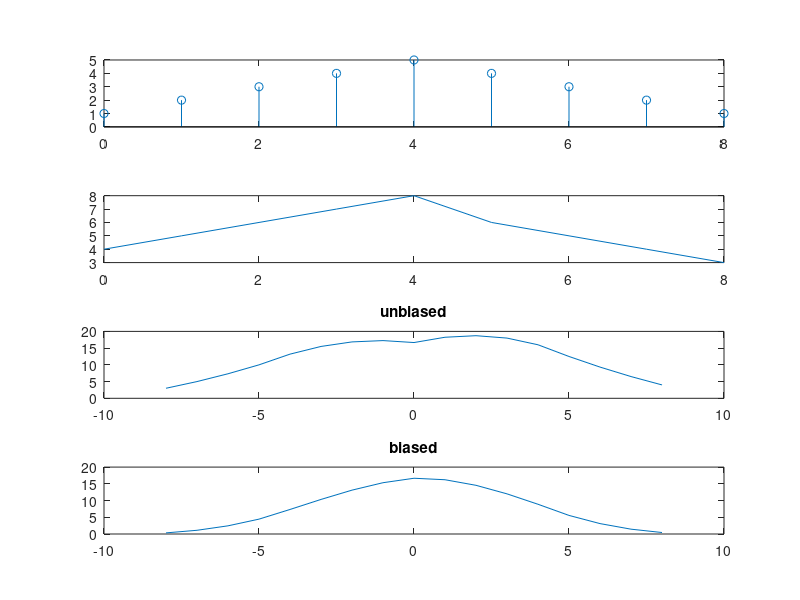

Write MATLAB code to recreate this figure.
dt=1; 

t=[0:dt:8];
x=[1,2,3,4,5,4,3,2,1] 
subplot(4,1,1); 
stem(t,x); 

y=[4,5,6,7,8,6,5,4,3]
subplot(4,1,2); 
plot(t,y); 

[a,b]=xcorr(x,y,'unbiased'); 
subplot(4,1,3); 
plot(b*dt,a);
title('unbiased')

[a,b]=xcorr(x,y,'biased'); 
subplot(4,1,4); 
plot(b*dt,a);
title('biased')